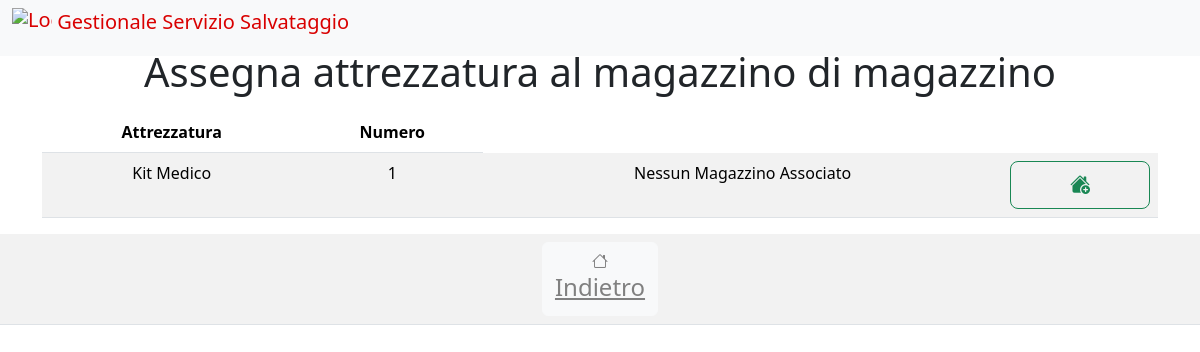
The app's page /html/assegnaattrezzatura.php?IdMagazzino=1 (signed in) with its own data.
### tables this page shows
CREATE TABLE `MAGAZZINO` (
  `Id` int NOT NULL,
  `Descrizione` varchar(50) DEFAULT NULL
);

CREATE TABLE `ATTREZZATURA` (
  `Id` int NOT NULL,
  `Nome` varchar(50) NOT NULL
);

### html/dbconnect.php (called while the page is built, shortened)
<?php
    class dbconnect {
        private $dbhost = 'localhost';
        private $username = 'user';
        private $password = 'psw';
        private $dbname = 'db_name';
        private $conn;
        public function __construct(){
            $this->conn = new mysqli($this->dbhost, $this->username, $this->password, $this->dbname);
        }
        public function query($sql){
            $result=$this->conn->query($sql);
            if ($result->num_rows > 0) {
                return $result;
            } else {
                return null;
            }
        }
    }
?>

### html/assegnaattrezzatura.php (the view, shortened to what this page needs)
<?php
	include 'dbconnect.php';
    $IdMagazzino=$_REQUEST['IdMagazzino'];
?>
    <!DOCTYPE html>
    <html lang="it">
    <head>
        <link rel="stylesheet" href="https://cdn.jsdelivr.net/npm/bootstrap-icons@latest/font/bootstrap-icons.min.css">
        <link rel="stylesheet" href="https://cdn.jsdelivr.net/npm/bootstrap@latest/dist/css/bootstrap.min.css">
    </head>
    <header>
        <nav class="navbar navbar-expand-md navbar-light fixed-top bg-light">
            <div class="container-fluid">
                <div class="navbar-header">
                    <a class="navbar-brand mb-0 h1" href="#" style="color: #d90000;">
                        <img src="./img/logo.png" alt="Logo" width="40" height="40" class="d-inline-block align-text-top">
                        Gestionale Servizio Salvataggio
                    </a>
                </div>
            </div>
        </nav>
    </header>
    <body class="text-center">
        <div class="container">
            <?php
            $db = new dbconnect();
            $sql = "SELECT `Descrizione` FROM `MAGAZZINO` WHERE Id = '".$IdMagazzino."';";
            $result = $db->query($sql);
            if ($result->num_rows > 0) {
                while($row = $result->fetch_assoc()) {
                    echo "<h1 class='mt-5'>Assegna attrezzatura al magazzino di ".$row["Descrizione"]."</h1>";
                }
            }
            $sql = "SELECT A.Id, A.Nome FROM `ATTREZZATURA` A LEFT JOIN CONTIENE C ON A.Id=C.IdAttrezzatura AND A.Nome=C.Nome WHERE C.IdAttrezzatura IS NULL AND C.Nome IS NULL;";
            $result = $db->query($sql);
            echo "<table class='table table-striped mt-3'>";
            echo "<thead><tr><th>Attrezzatura</th><th>Numero</th></tr></thead><tbody>";
            if ($result->num_rows > 0) {
                while($row = $result->fetch_assoc()) {
                    echo "<tr><td>" . $row["Nome"] . "</td><td>" . $row["Id"] ."</td><td>Nessun Magazzino Associato</td><td><form action='' method='POST'><input type='hidden' name='id_magazzino' value='".$IdMagazzino."'><input type='hidden' name='id_attrezzatura' value='".$row["Id"]."'><input type='hidden' name='nome_attrezzatura' value='".$row["Nome"]."'><button class='w-100 btn btn-lg btn-outline-success' type='submit' name='aggiungi' value=''><i class='bi bi-house-add-fill'></i></button></form></td></tr>";
                }
            } else {
                echo "<tr><td></td><td><h4>Nessun Attrezzatura trovata</h4></td><td></td></tr>";
            }
            echo "</tbody></table>";
            ?>
        </div>
            <table class="table table-striped mt-3">
            <tr>
            <td>
                <div type="button" class="well btn btn-light" style="color: gray">
                    <?php echo "<a href='visualizzamagazzino.php?submit=".$IdMagazzino."' style='color: gray'>";?>
                    <i class="bi bi-house" style="color: gray"></i>
                    <h4>Indietro</h4>
                    </a>
                </div>
            </td>
            </tr>
        </table>
    </body>
    </html>

### records on screen
magazzino: Descrizione "magazzino"
attrezzatura: Nome "Kit Medico", Id "1"
